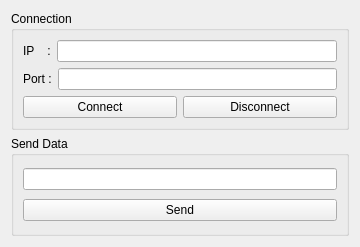
<?xml version="1.0" encoding="UTF-8"?>
<ui version="4.0">
 <class>Widget</class>
 <widget class="QWidget" name="Widget">
  <property name="geometry">
   <rect>
    <x>0</x>
    <y>0</y>
    <width>360</width>
    <height>247</height>
   </rect>
  </property>
  <property name="windowTitle">
   <string>Widget</string>
  </property>
  <layout class="QVBoxLayout" name="verticalLayout_3">
   <item>
    <widget class="QGroupBox" name="gbConnection">
     <property name="title">
      <string>Connection</string>
     </property>
     <layout class="QVBoxLayout" name="verticalLayout">
      <item>
       <layout class="QHBoxLayout" name="horizontalLayout_2">
        <item>
         <widget class="QLabel" name="label">
          <property name="text">
           <string>IP    :</string>
          </property>
         </widget>
        </item>
        <item>
         <widget class="QLineEdit" name="leIP"/>
        </item>
       </layout>
      </item>
      <item>
       <layout class="QHBoxLayout" name="horizontalLayout">
        <item>
         <widget class="QLabel" name="label_2">
          <property name="text">
           <string>Port :</string>
          </property>
         </widget>
        </item>
        <item>
         <widget class="QLineEdit" name="lePort"/>
        </item>
       </layout>
      </item>
      <item>
       <layout class="QHBoxLayout" name="horizontalLayout_3">
        <item>
         <widget class="QPushButton" name="btConnect">
          <property name="text">
           <string>Connect</string>
          </property>
         </widget>
        </item>
        <item>
         <widget class="QPushButton" name="btDisconnect">
          <property name="text">
           <string>Disconnect</string>
          </property>
         </widget>
        </item>
       </layout>
      </item>
     </layout>
    </widget>
   </item>
   <item>
    <widget class="QGroupBox" name="gbSend">
     <property name="title">
      <string>Send Data</string>
     </property>
     <layout class="QVBoxLayout" name="verticalLayout_2">
      <item>
       <widget class="QLineEdit" name="leSend"/>
      </item>
      <item>
       <widget class="QPushButton" name="btSend">
        <property name="text">
         <string>Send</string>
        </property>
       </widget>
      </item>
     </layout>
    </widget>
   </item>
  </layout>
 </widget>
 <resources/>
 <connections/>
</ui>
